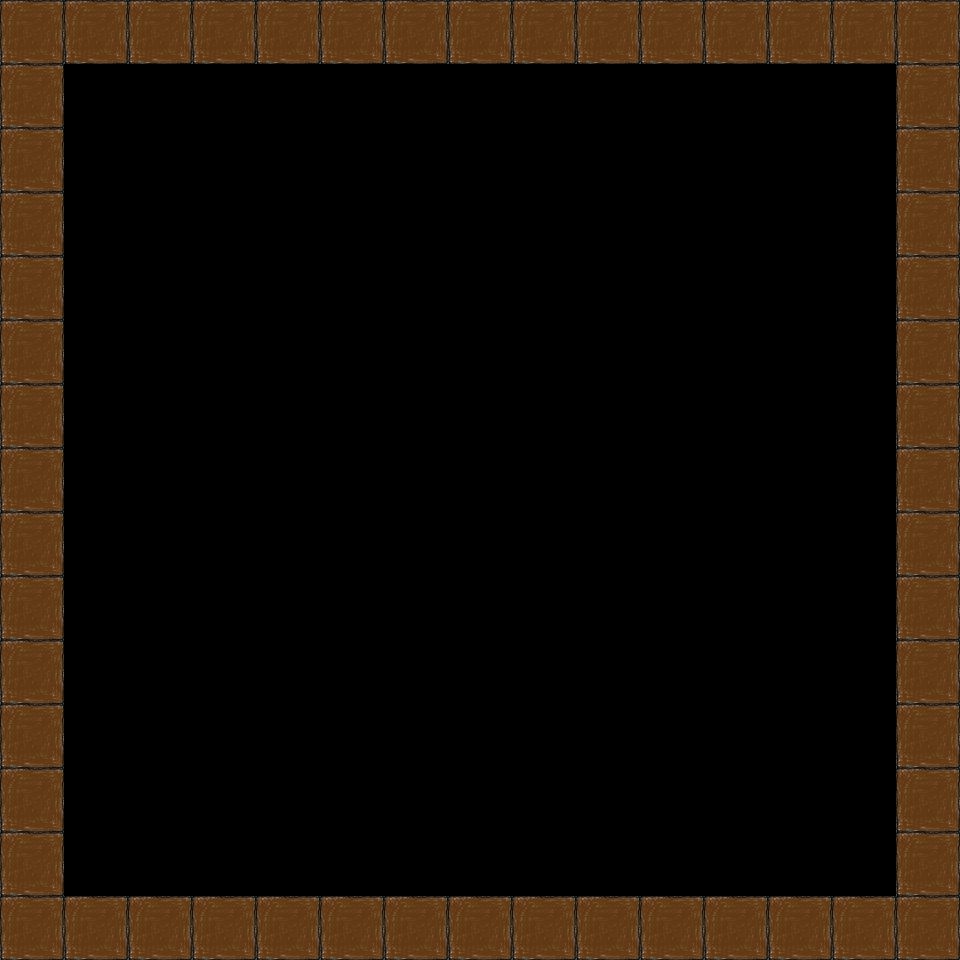

The image is a tile-based game level rendered from a .tmx file. Its description and source (layers, tilesets, objects; grid data summarised) follow:
An orthogonal 15x15 tile map with 64x64 px tiles, 1 tile layer (WallsLayer), 1 hidden layer not drawn, 2 tilesets.

<map version="1.0" orientation="orthogonal" width="15" height="15" tilewidth="64" tileheight="64">
 <tileset firstgid="1" name="TopDownDesert" tilewidth="64" tileheight="64">
  <image source="Tile.png" trans="6080e0" width="256" height="128" />
 </tileset>
 <tileset firstgid="9" name="GridCellSelector" tilewidth="64" tileheight="64">
  <image source="GridCellSelector.png" trans="dc6e00" width="64" height="64" />
 </tileset>
 <layer name="GroundLayer" width="15" height="15" visible="0">
  <properties>
   <property name="collidable" value="false" />
  </properties>
  <data>[225 cells, 225 non-empty, 2 distinct tile ids]</data>
 </layer>
 <layer name="WallsLayer" width="15" height="15">
  <properties>
   <property name="collidable" value="true" />
  </properties>
  <data>[225 cells, 225 non-empty, 2 distinct tile ids]</data>
 </layer>
</map>
